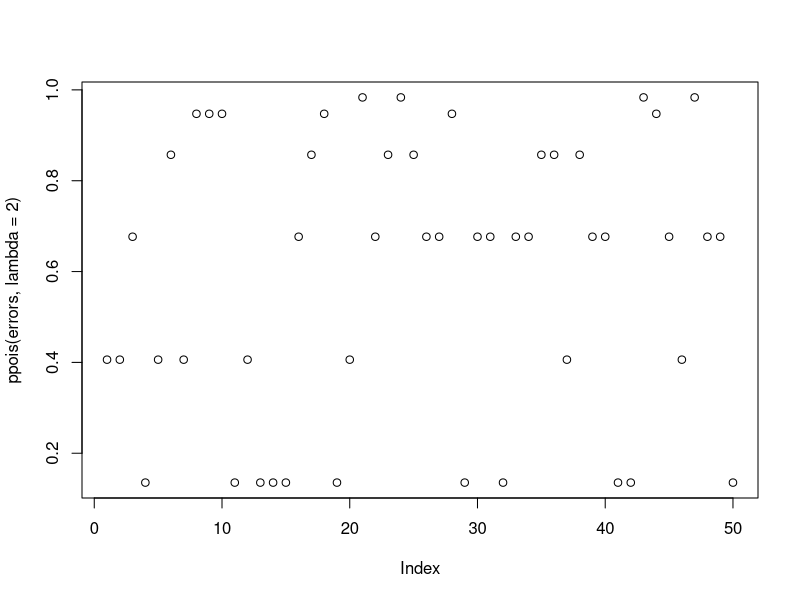
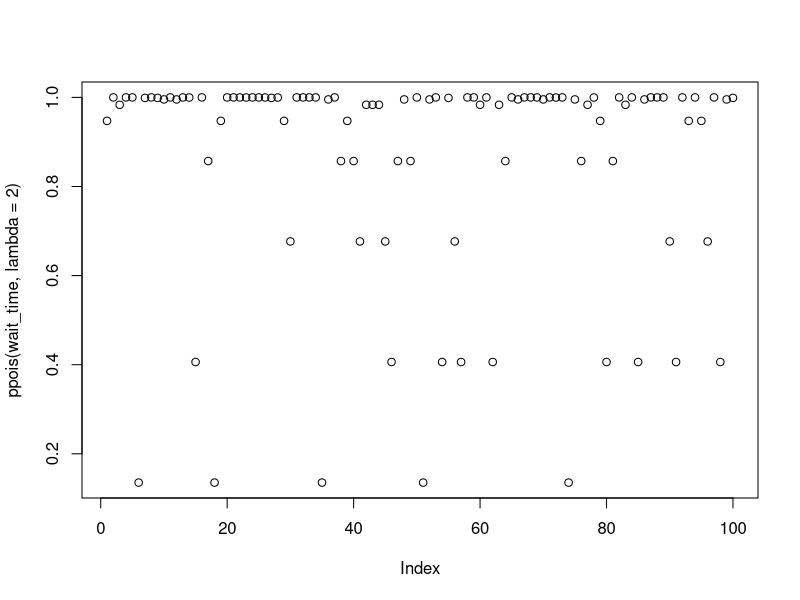
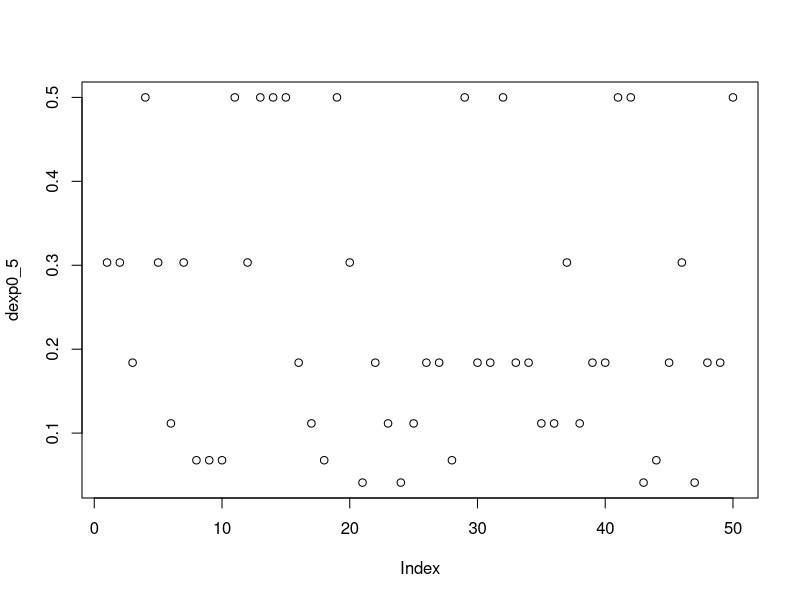
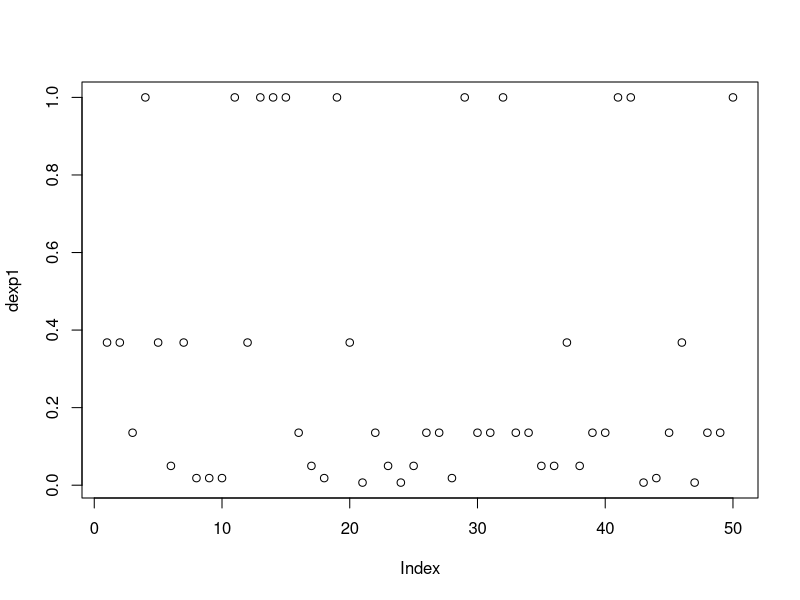
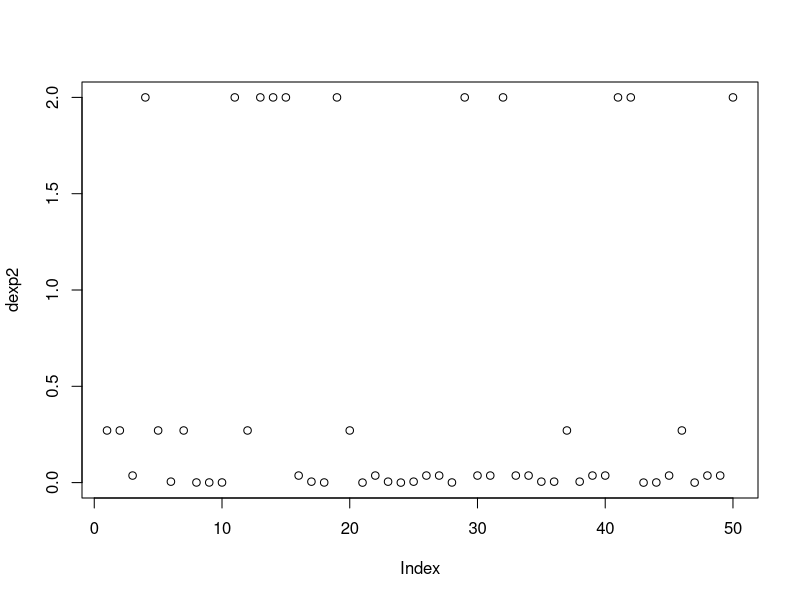
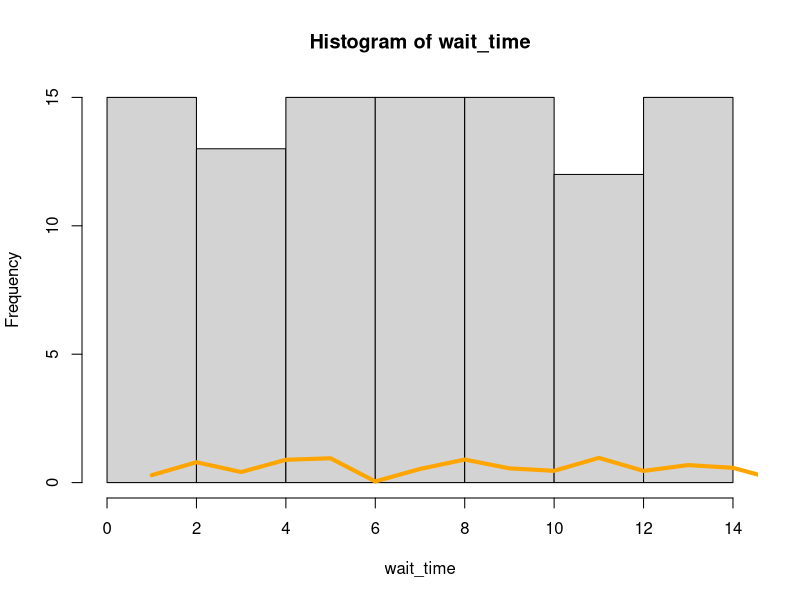

The R script that drew these images, in order:
# 1.            ^
# teta(X) lub teta
# 2. metoda momentów i metoda największej wiarygodności
# 3. tak
# 4. tak
# 5. nie

# 6.
# X = (X1, X2, ... Xn)' - próba o populacji o rozkładzie P0
# rozkłady P0 posiadają skończone momenty do rzędu d włącznie
#
# EMM polega na przyrównaniu kolejnych d momentów z próby:
#     mi = 1/n * sum(Xk^i), i = 1, 2, ..., d
# do odpowiednich momentów rozkładu populacji
#     E(Xi), i = 1, 2, ..., d
#
# Rozwiązując otrzymany w ten sposób układ równań uzyskujemy estyatmory metody momentów

# 7. Statystykę teta^ nazywamy estymatorem nieobciążonym parametru teta, gdy dla każdego teta zachodzi równość E(teta) = 0
# 8. W modelu jednej próby prostej z rozkładu wykładniczego, EMM i ENW parametru x postaxi x^ = 1/|X| jest obciążonym estymatorem tego parametru
# Estymator nieobciążony (o minimalnej wariancji) parametru x ma postać x^ = (n-1)/n * 1/|X|

# zmienna dyskretna (ilościowa)
errors = c(
  1, 1, 2, 0, 1, 3, 1, 4, 4, 4, 0, 1, 0, 0, 0, 2, 3,
  4, 0, 1, 5, 2, 3, 5, 3, 2, 2, 4, 0, 2, 2, 0, 2, 2,
  3, 3, 1, 3, 2, 2, 0, 0, 5, 4, 2, 1, 5, 2, 2, 0
)

# zmienna ciągła
wait_time = c(
  4.03, 11.04,  5.73, 12.36, 13.17,  0.64,  7.39, 12.49,  7.72,  6.39, 13.40,  6.35,  9.49,  8.02,  
  1.44, 12.60,  3.45,  0.59,  4.59, 13.36, 12.45,  9.70,  8.97, 13.92,  9.18,  9.92,  7.62,  8.32,  
  4.05,  2.06, 13.48, 12.63,  9.67, 11.14,  0.34,  6.69, 10.62,  3.03,  4.45, 3.24,  2.00,  5.80,  
  5.79,  5.16,  2.13,  1.94, 3.26,  6.52,  3.72, 12.01,  0.64,  6.19, 11.18,  1.71,  7.85,  2.89,  
  1.79, 10.55, 12.53,  5.24,  9.31,  1.33,  5.38,  3.84, 11.40,  6.28, 11.34, 11.37, 11.12, 6.16,
  10.56,  8.81,  9.94,  0.01,  6.65,  3.08,  5.32,  8.58,  4.93,  1.56,  3.41,  9.35,  5.85, 11.03,  
  1.44,  6.09, 13.79, 12.50, 12.41,  2.45,  1.83,  9.14, 4.81,  9.19,  4.49,  2.63, 10.95,  1.31,  6.53, 7.16
)

# 9.
plot(ppois(errors, lambda=2))
plot(ppois(wait_time, lambda=2))

# 10.
dexp0_5 = dexp(errors, rate=0.5)
dexp1 = dexp(errors, rate=1)
dexp2 = dexp(errors, rate=2)

plot(dexp0_5)
plot(dexp1)
plot(dexp2)

# 11.
a = min(wait_time)
b = max(wait_time)

uniformDistr = punif(wait_time, a, b)

hist(wait_time)
lines(
  uniformDistr,
  lwd=4,
  col='ORANGE'
)

